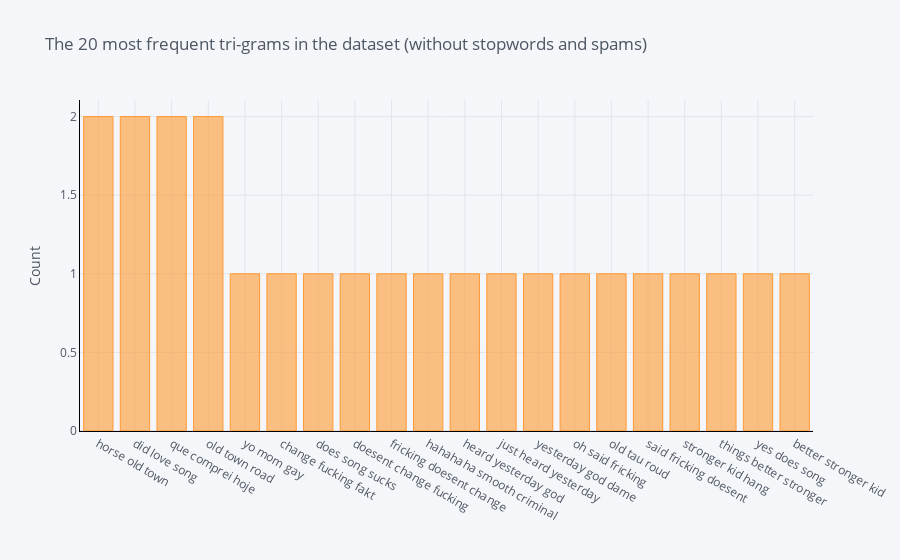

The code cell stored with this chart in its notebook:
### Code cell
df6 = pd.DataFrame(common_words, columns = ['CommentText' , 'count'])
df6.groupby('CommentText').sum()['count'].sort_values(ascending=False).iplot(
    kind='bar',
    yTitle='Count',
    linecolor='black',
    title='The 20 most frequent tri-grams in the dataset (without stopwords and spams)')

### Figure 1 — Plotly figure (JSON) as saved in the notebook; plotly's stock layout.template omitted (floating-point values rounded to 4 significant figures)
{"data": [{"marker": {"color": "rgba(255, 153, 51, 0.6)", "line": {"color": "rgba(255, 153, 51, 1.0)", "width": 1}}, "name": "count", "orientation": "v", "text": "", "type": "bar", "x": ["horse old town", "did love song", "que comprei hoje", "old town road", "yo mom gay", "change fucking fakt", "does song sucks", "doesent change fucking", "fricking doesent change", "hahahaha smooth criminal", "heard yesterday god", "just heard yesterday", "yesterday god dame", "oh said fricking", "old tau roud", "said fricking doesent", "stronger kid hang", "things better stronger", "yes does song", "better stronger kid"], "y": [2, 2, 2, 2, 1, 1, 1, 1, 1, 1, 1, 1, 1, 1, 1, 1, 1, 1, 1, 1]}], "layout": {"legend": {"bgcolor": "#F5F6F9", "font": {"color": "#4D5663"}}, "paper_bgcolor": "#F5F6F9", "plot_bgcolor": "#F5F6F9", "title": {"font": {"color": "#4D5663"}, "text": "The 20 most frequent tri-grams in the dataset (without stopwords and spams)"}, "xaxis": {"gridcolor": "#E1E5ED", "linecolor": "black", "showgrid": true, "tickfont": {"color": "#4D5663"}, "title": {"font": {"color": "#4D5663"}, "text": ""}, "zerolinecolor": "#E1E5ED"}, "yaxis": {"gridcolor": "#E1E5ED", "linecolor": "black", "showgrid": true, "tickfont": {"color": "#4D5663"}, "title": {"font": {"color": "#4D5663"}, "text": "Count"}, "zerolinecolor": "#E1E5ED"}}}
